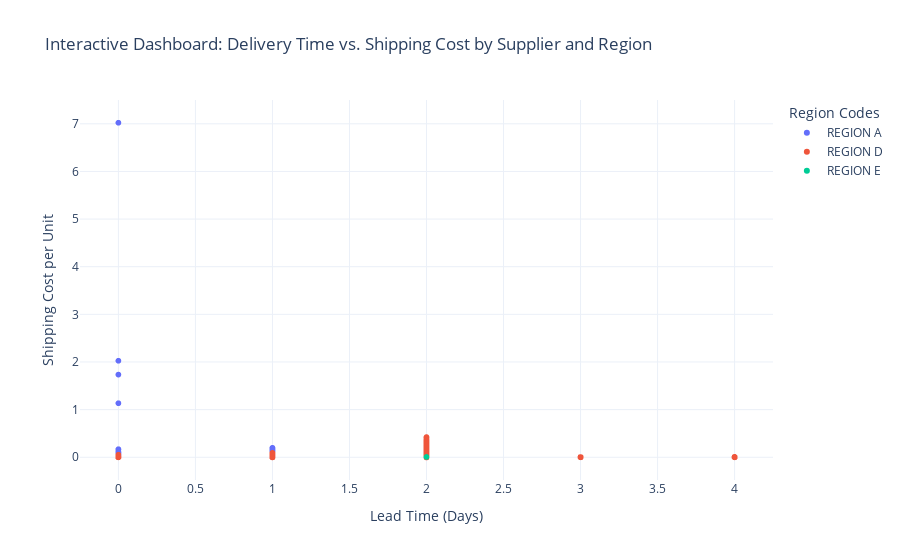

Here is the notebook cell this chart was saved with:
### Markdown cell above
This interactive Plotly chart allows users to explore delivery performance across suplliers and regions. Each point represents a shipment, with its position showing the delivery lead time and shipping cost per unit. Most shipments cluster within the 1-2 day lead-time range, suggesting consistent delivery performance across routes. However, a few outlier routes with higher costs or longer time may indicate capacity limits or inefficiencies that could be optimized. The interactivity allows users to hover over points for carrier specific details and zoom in on regions of interest, allowing to explore route performance patterns.

### Code cell
import plotly.express as px

fig = px.scatter(
    df,
    x="TPT",
    y="Weight per Unit",
    color="orgin_region",
    hover_name="Carrier",
    title="Interactive Dashboard: Delivery Time vs. Shipping Cost by Supplier and Region",
    labels={
        "TPT": "Lead Time (Days)",
        "Weight per Unit": "Shipping Cost per Unit",
        "origin_region": "Origin Region",
        "dest_region": "Destination Region",
    },
)

fig.update_layout(
    xaxis=dict(showgrid=True, zeroline=False),
    yaxis=dict(showgrid=True, zeroline=False),
    legend_title="Region Codes",
    template='plotly_white'
)

fig.show()

### Figure 1 — Plotly figure (JSON) as saved in the notebook; plotly's stock layout.template omitted (floating-point values rounded to 4 significant figures; data arrays with more than 128 entries replaced by an {"elided": "..."} marker saying what was removed)
{"data": [{"hovertemplate": "<b>%{hovertext}</b><br><br>orgin_region=REGION A<br>Lead Time (Days)=%{x}<br>Shipping Cost per Unit=%{y}<extra></extra>", "hovertext": {"elided": "173 str values"}, "legendgroup": "REGION A", "marker": {"color": "#636efa", "symbol": "circle"}, "mode": "markers", "name": "REGION A", "showlegend": true, "type": "scattergl", "x": {"elided": "173 int values"}, "xaxis": "x", "y": {"elided": "173 float values"}, "yaxis": "y"}, {"hovertemplate": "<b>%{hovertext}</b><br><br>orgin_region=REGION D<br>Lead Time (Days)=%{x}<br>Shipping Cost per Unit=%{y}<extra></extra>", "hovertext": {"elided": "9041 str values"}, "legendgroup": "REGION D", "marker": {"color": "#EF553B", "symbol": "circle"}, "mode": "markers", "name": "REGION D", "showlegend": true, "type": "scattergl", "x": {"elided": "9041 int values"}, "xaxis": "x", "y": {"elided": "9041 float values"}, "yaxis": "y"}, {"hovertemplate": "<b>%{hovertext}</b><br><br>orgin_region=REGION E<br>Lead Time (Days)=%{x}<br>Shipping Cost per Unit=%{y}<extra></extra>", "hovertext": ["V44_3"], "legendgroup": "REGION E", "marker": {"color": "#00cc96", "symbol": "circle"}, "mode": "markers", "name": "REGION E", "showlegend": true, "type": "scattergl", "x": [2], "xaxis": "x", "y": [0.006038], "yaxis": "y"}], "layout": {"legend": {"title": {"text": "Region Codes"}, "tracegroupgap": 0}, "title": {"text": "Interactive Dashboard: Delivery Time vs. Shipping Cost by Supplier and Region"}, "xaxis": {"anchor": "y", "domain": [0, 1], "showgrid": true, "title": {"text": "Lead Time (Days)"}, "zeroline": false}, "yaxis": {"anchor": "x", "domain": [0, 1], "showgrid": true, "title": {"text": "Shipping Cost per Unit"}, "zeroline": false}}}
